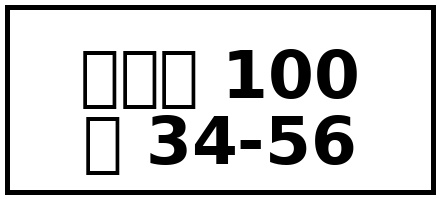
#> input picture custom_configs/license_plate_japan/sample_images/plate_nagoya_high_res.jpg, 440 x 199 px
$ python -i generate_samples.py   (imports and definitions only)
#> lines starting #> are read from the running program, lines starting #| are printed output that depends on the picture
#> further down, picture is the input picture: PIL image 440x199 RGB; min 0, max 255, mean 207.2
#!/usr/bin/env python3
# -*- coding: utf-8 -*-
"""
低解像度ナンバープレート画像の生成スクリプト

パトカー車載カメラからの低解像度画像と、
超解像処理後の画像の両方を生成します。
"""

from pathlib import Path

try:
    from PIL import Image, ImageDraw, ImageFont, ImageFilter
    import numpy as np
except ImportError:
    print("Error: Pillowがインストールされていません。")
    print("インストール方法: pip install Pillow")
    exit(1)


class LicensePlateSampleGenerator:
    """ナンバープレートサンプル画像生成クラス"""

    def __init__(self):
        # 日本のナンバープレート標準サイズ比率（横:縦 = 2.2:1）
        self.aspect_ratio = 2.2

    # [60 lines left out: function create_high_res_plate, not called in this run]

    def simulate_low_resolution(
        self,
        image: Image.Image,
        scale_factor: float = 0.15
    ) -> Image.Image:
        """
        低解像度をシミュレート

        Args:
            image: 入力画像
            scale_factor: 縮小率（0.1 = 10%のサイズ）

        Returns:
            低解像度画像
        """
#> called with scale_factor = 0.15
        # 小さいサイズに縮小
        small_width = int(image.width * scale_factor)
#> small_width = 66
        small_height = int(image.height * scale_factor)
#> small_height = 29

        low_res = image.resize((small_width, small_height), Image.BILINEAR)
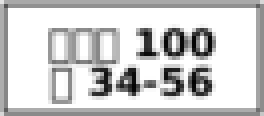
#> low_res: PIL image 66x29 RGB (shown 4 times larger); min 1, max 255, mean 206.1

        # ノイズを追加
        low_res_array = np.array(low_res)
        noise = np.random.normal(0, 10, low_res_array.shape)
        noisy = np.clip(low_res_array + noise, 0, 255).astype(np.uint8)
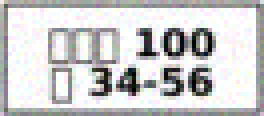
#> noisy: shape (29, 66, 3) (shown 4 times larger); mean R, G, B 203.6, 203.5, 203.5
        low_res = Image.fromarray(noisy)

        # ぼかしを追加
        low_res = low_res.filter(ImageFilter.GaussianBlur(radius=0.5))
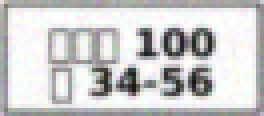
#> low_res: PIL image 66x29 RGB (shown 4 times larger); mean R, G, B 203.7, 203.6, 203.6

        return low_res

    # [136 lines left out: functions simulate_super_resolution, generate_sample_set, main, not called in this run]


# [2 lines not run here, left out]

>>> from PIL import Image
>>> picture = Image.open('sample_images/plate_nagoya_high_res.jpg')
>>> result = LicensePlateSampleGenerator().simulate_low_resolution(picture)

$ run again, on custom_configs/license_plate_japan/sample_images/plate_osaka_high_res.jpg
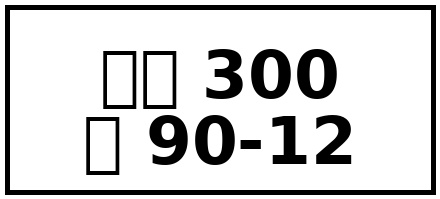
#> input picture custom_configs/license_plate_japan/sample_images/plate_osaka_high_res.jpg, 440 x 199 px
#> picture is the input picture: PIL image 440x199 RGB; min 0, max 255, mean 208.9
#> in simulate_low_resolution, `noisy = np.clip(low_res_array + noise, 0, 255).astype(np.uint8)`:
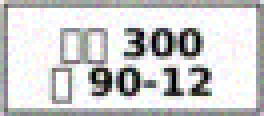
#> noisy: shape (29, 66, 3) (shown 4 times larger); mean R, G, B 205.1, 205.2, 205.1
#> in simulate_low_resolution, `low_res = low_res.filter(ImageFilter.GaussianBlur(radius=0.5))`:
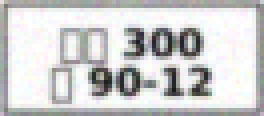
#> low_res: PIL image 66x29 RGB (shown 4 times larger); mean R, G, B 205.2, 205.2, 205.2
